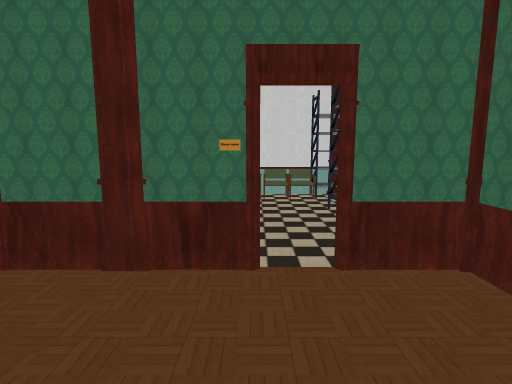
View 1 (above)

16 first-person views from a walk through a 3-D level made in the Unity game engine. The camera is 1.4 m above the floor, tilts 8° down and sees 80° across. The floor is counted in squares, 1 m on a side. Each view is taken from the middle of a square. On the plan, view 1 faces up. The plan holds only what a view shows up to about 14 squares ahead; the rest is blank. The place goes on beyond the plan. The player character is not drawn. Door leaves are left out, so doorways stand open. Some surface patterns are stand-ins.

View 2
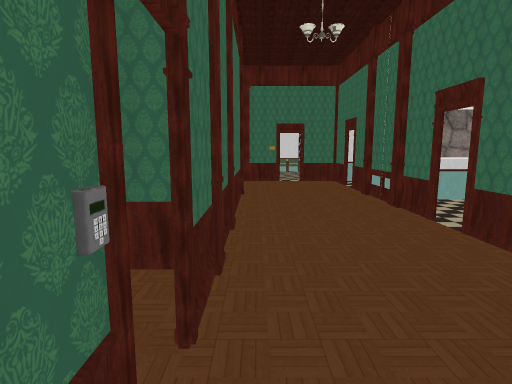

View 3
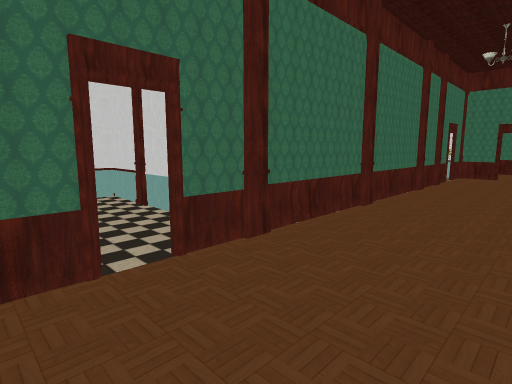

View 4
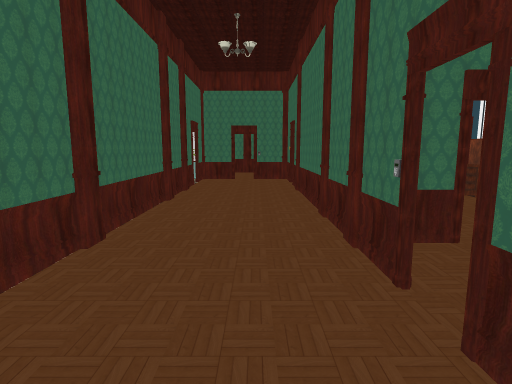

View 5
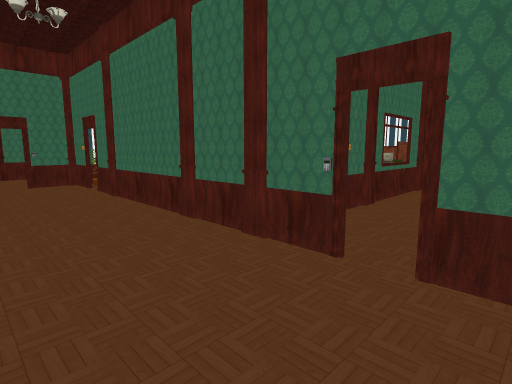

View 6
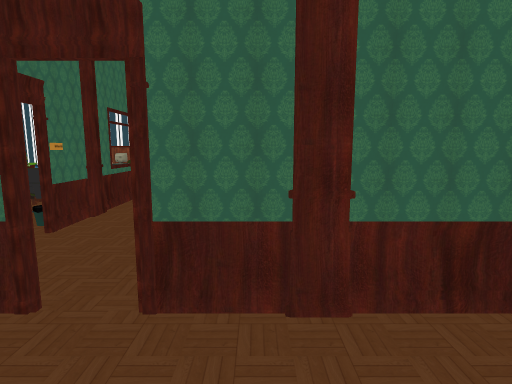

View 7
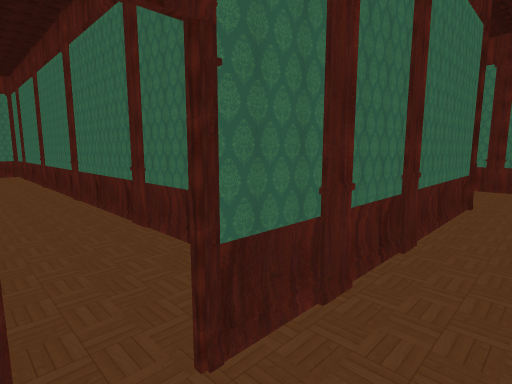

View 8
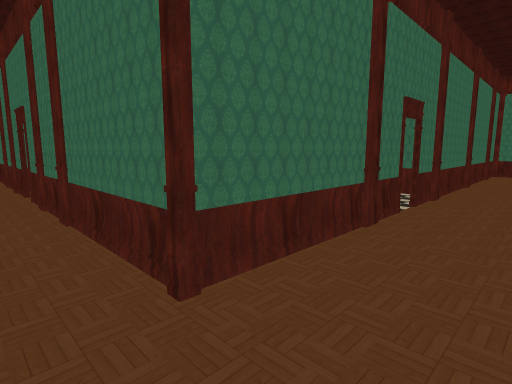

View 9
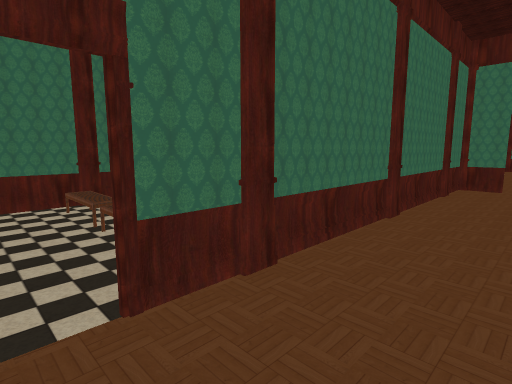

View 10
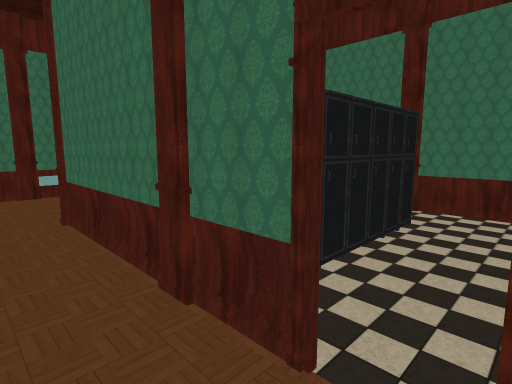

View 11
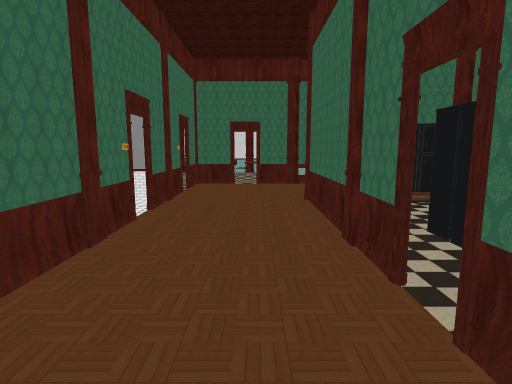

View 12
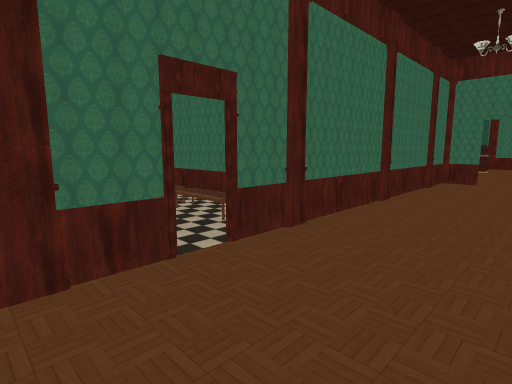

View 13
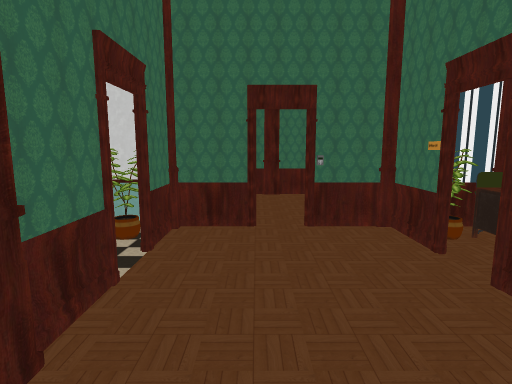

View 14
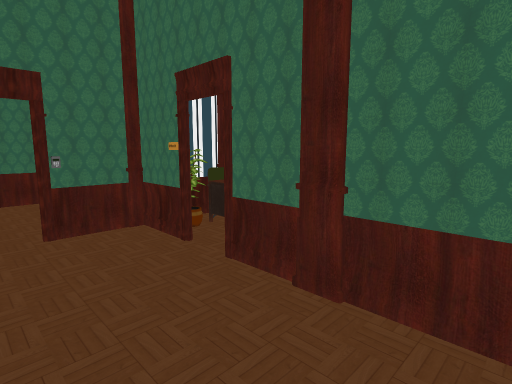

View 15
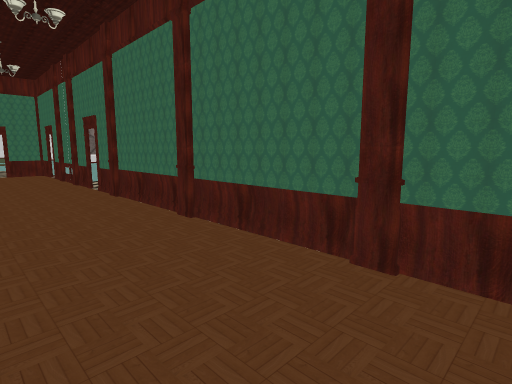

View 16
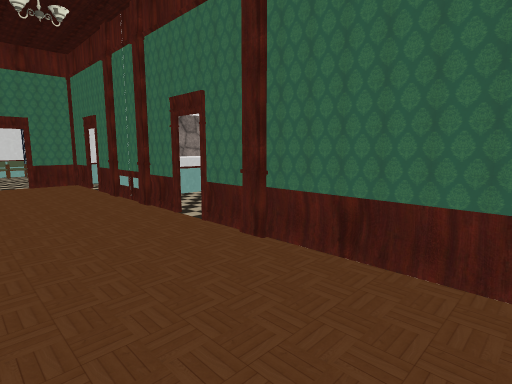

### Floor plan
Points are (right, up) in squares from view 1. A wall is a line through its corners. A room is listed if a view was taken in it or the views show most of it. See-through windows are left out.
Room 1 (views 1, 2, 3, 4, 5, 6, 7, 8, 13, 14, 15, 16)
walls: (-1.5, -6.6) (-1.5, -8.1); (-1.5, -18.9) (-1.5, -20); (-8, -6.5) (-6.5, -6.5); (2.5, -18.3) (2.5, -4.9); (2.5, -4.1) (2.5, -3.4); (-10.1, -3.3) (-10.1, -5.9); (-1.5, -0.5) (-1.5, -1.6); (2.5, -1.6) (2.5, 1); (5, -1.5) (3.2, -1.5)
ways out: opening at (-1, 1) to room 2; open door at (-7.5, -0.5) to room 2; opening at (-3, -9) to room 3; open door at (-3.5, -10.5) to room 3; open door at (-1.3, -8.3) to room 3; open door at (-8.3, -5.3) to room 4; open door at (2.3, 1.7) to room 5; open door at (-10, -15); open door at (-1, -18.5); open door at (0.5, 3.5); open door at (1, -20.5); open door at (2.3, -18.3); open door at (2.5, -4.5)
objects: other object (-10, -12) to (-10, -11); other object (-9, -12) to (-9, -11); other object (-7, -15); drawers (-6, -15); other object (-6, -13); locker (-6, -5); locker (-6, -4); locker (-6, -3); locker (-6, -2); chair (-5, -12); locker (-5, -2); pillar (-5, -1); desk (-4, -20) to (-3, -19); chair (-3, -20); plant (-2, -20) to (-2, -19); pillar (-2, -12); pillar (-2, -10); other object (-2, -9); pillar (-2, -6); locker (-2, -3); pillar (-1, -21); pillar (-1, -17); other object (0, -21) to (0, -20); pillar (2, -17); pillar (2, -15); pillar (2, -10); pillar (2, -6); pillar (2, -1); pillar (3, -3); mirror (3, -2) to (5, -2)
Room 2 (views 9, 10, 11, 12)
walls: (-7.1, -0.5) (-1.5, -0.5); (-19.3, -0.5) (-7.9, -0.5); (-4, 3.4) (-7.3, 3.4); (0.1, 3.4) (-3.1, 3.4)
ways out: opening at (-1, 1) to room 1; open door at (-7.5, -0.5) to room 1; open door at (-19.5, 1.5); open door at (-3.5, 3.5)
objects: pillar (-17, 0); pillar (-14, 0); pillar (-9, 0); pillar (-2, 3); pillar (-1, 0)
Room 3 (no view inside)
walls: (-6.6, -10.5) (-3.9, -10.5); (-3.1, -10.5) (-2.4, -10.5); (-2.4, -6.5) (-6.4, -6.5)
ways out: opening at (-3, -9) to room 1; open door at (-3.5, -10.5) to room 1; open door at (-1.3, -8.3) to room 1; opening at (-7.5, -8.5) to room 4
objects: pillar (-6, -10) to (-5, -10); pillar (-6, -7)
Room 4 (no view inside)
walls: (-9.9, -6.5) (-8, -6.5); (-8.5, -10.5) (-6.6, -10.5); (-6.4, -6.5) (-11.4, -6.5)
ways out: open door at (-8.3, -5.3) to room 1; opening at (-7.5, -8.5) to room 3; opening at (-10.5, -8.5)
objects: pillar (-9, -10); pillar (-9, -7) to (-9, -6)
Room 5 (no view inside)
walls: (2.5, 1.9) (2.5, 3.4) (0.9, 3.4)
ways out: open door at (2.3, 1.7) to room 1
objects: pillar (2, 3)

Where each view was taken, in squares from view 1:
view 1: 0 up, 0 right, facing up
view 2: 10 down, 1 left, facing up
view 3: 3 down, 1 left, facing down-right
view 4: 6 down, 0 right, facing down
view 5: 7 down, 2 right, facing down-left
view 6: 7 down, 1 right, facing left
view 7: 9 down, 0 right, facing up-left
view 8: 2 up, 0 right, facing down-left
view 9: 2 up, 7 left, facing down-left
view 10: 1 up, 8 left, facing down-right
view 11: 1 up, 10 left, facing right
view 12: 3 up, 5 left, facing down-left
view 13: 15 down, 1 right, facing down
view 14: 15 down, 1 right, facing down-left
view 15: 16 down, 1 left, facing up-right
view 16: 10 down, 1 left, facing up-right
